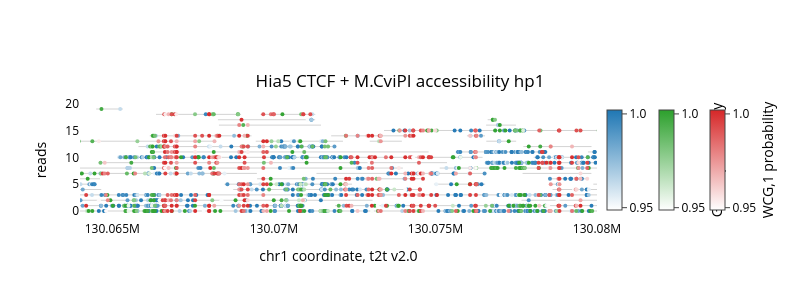
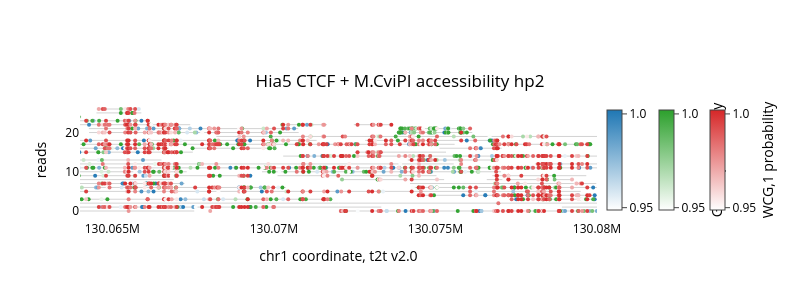

Notebook cell for these charts, in order:
### Code cell
plot_width = 800
# TODO: Does the order of these motifs matter, or can I just reference the top-level motif list?
browser_motifs = ["WCG,1","A,0","GCH,1"]
browser_title = "Hia5 CTCF + M.CviPI accessibility"

for extract_file, haplotype in [
    (config.processed_data_dir / "hp1_chrX_extract" / "reads.combined_basemods.h5", f" hp1"),
    (config.processed_data_dir / "hp2_chrX_extract" / "reads.combined_basemods.h5", f" hp2")
]:
    sort_by = "collapse"
    fig = plot_read_browser.plot_read_browser(
        mod_file_name = extract_file,
        region = f'chrX:{single_read_plot_center-single_read_plot_window_size}-{single_read_plot_center+single_read_plot_window_size}',
        motifs = browser_motifs,
        thresh = 0.95,
        sort_by = sort_by,
        colorscales = single_read_plot_colorscales
    )
    fig.update_layout(
        width=plot_width,# these values are in pixels
        height=300,    
        title={
            'text': browser_title + haplotype,
            'x': 0.5,
            'xanchor': 'center',
            'y': 0.75,  # Adjust the vertical position of the title
            'yanchor': 'top',
            'pad': {'b': 10} 
        },
        xaxis_title='chr1 coordinate, t2t v2.0',
        yaxis_title='reads',
        font=dict(color='black')
    )
    fig.write_image(config.figure_dir / f"{haplotype.strip().replace(' ','_')}_chrX_{single_read_plot_center}_read_browser_width{plot_width}px.new.svg", format="svg", scale=2)
    fig.show()

### Figure 1 — Plotly figure (JSON) as saved in the notebook; plotly's stock layout.template omitted (floating-point values rounded to 4 significant figures; data arrays with more than 128 entries replaced by an {"elided": "..."} marker saying what was removed)
{"data": [{"hoverinfo": "text", "hovertext": "224ae384-27cc-4e2c-9d61-94c60d80c65d", "line": {"color": "lightgrey", "width": 1}, "mode": "lines", "showlegend": false, "type": "scatter", "x": [130055403, 130111124], "y": [0, 0]}, {"hoverinfo": "text", "hovertext": "43ee651c-4c7e-4130-9aff-bde13c4ed8af", "line": {"color": "lightgrey", "width": 1}, "mode": "lines", "showlegend": false, "type": "scatter", "x": [130054113, 130086953], "y": [3, 3]}, {"hoverinfo": "text", "hovertext": "9297bccc-1bcd-47c2-b34d-1f20d1ee4eeb", "line": {"color": "lightgrey", "width": 1}, "mode": "lines", "showlegend": false, "type": "scatter", "x": [130048395, 130070869], "y": [1, 1]}, {"hoverinfo": "text", "hovertext": "489271da-e61c-4810-abd4-c5e74d84e8ec", "line": {"color": "lightgrey", "width": 1}, "mode": "lines", "showlegend": false, "type": "scatter", "x": [130053831, 130073055], "y": [2, 2]}, {"hoverinfo": "text", "hovertext": "655cd133-5ac6-4c6b-aec7-343639d287e9", "line": {"color": "lightgrey", "width": 1}, "mode": "lines", "showlegend": false, "type": "scatter", "x": [130071898, 130090225], "y": [1, 1]}, {"hoverinfo": "text", "hovertext": "bd309330-e186-4c5f-bcb5-9ff9c0958baa", "line": {"color": "lightgrey", "width": 1}, "mode": "lines", "showlegend": false, "type": "scatter", "x": [130065173, 130076459], "y": [10, 10]}, {"hoverinfo": "text", "hovertext": "3b1d9b84-8e74-41ab-a91c-c3ce96c41933", "line": {"color": "lightgrey", "width": 1}, "mode": "lines", "showlegend": false, "type": "scatter", "x": [130064572, 130075359], "y": [9, 9]}, {"hoverinfo": "text", "hovertext": "c6a4bd32-bb7c-49a2-94df-2c53fbb4d619", "line": {"color": "lightgrey", "width": 1}, "mode": "lines", "showlegend": false, "type": "scatter", "x": [130063870, 130073992], "y": [8, 8]}, {"hoverinfo": "text", "hovertext": "c3cbf554-5327-4908-abb9-6966034e6eb0", "line": {"color": "lightgrey", "width": 1}, "mode": "lines", "showlegend": false, "type": "scatter", "x": [130077663, 130087293], "y": [2, 2]}, {"hoverinfo": "text", "hovertext": "802c14be-268c-416b-919f-b4a8c3654591", "line": {"color": "lightgrey", "width": 1}, "mode": "lines", "showlegend": false, "type": "scatter", "x": [130073408, 130082676], "y": [15, 15]}, {"hoverinfo": "text", "hovertext": "efea9208-b49f-46e5-a9c8-5576ae4a8590", "line": {"color": "lightgrey", "width": 1}, "mode": "lines", "showlegend": false, "type": "scatter", "x": [130060388, 130069474], "y": [7, 7]}, {"hoverinfo": "text", "hovertext": "929776df-5815-4ff6-a052-6e43e345f1ef", "line": {"color": "lightgrey", "width": 1}, "mode": "lines", "showlegend": false, "type": "scatter", "x": [130066185, 130074789], "y": [11, 11]}, {"hoverinfo": "text", "hovertext": "0f6da52b-e5ab-4246-ab5f-5a4ef3e9f411", "line": {"color": "lightgrey", "width": 1}, "mode": "lines", "showlegend": false, "type": "scatter", "x": [130065808, 130071895], "y": [12, 12]}, {"hoverinfo": "text", "hovertext": "97f2cd9f-f60c-45b3-b9be-2978e46713c3", "line": {"color": "lightgrey", "width": 1}, "mode": "lines", "showlegend": false, "type": "scatter", "x": [130058793, 130064658], "y": [4, 4]}, {"hoverinfo": "text", "hovertext": "790bf908-5452-44ad-8e95-048fe2a7b05a", "line": {"color": "lightgrey", "width": 1}, "mode": "lines", "showlegend": false, "type": "scatter", "x": [130058772, 130064620], "y": [6, 6]}, {"hoverinfo": "text", "hovertext": "3aff3dc2-667d-44b9-90da-25675eed8355", "line": {"color": "lightgrey", "width": 1}, "mode": "lines", "showlegend": false, "type": "scatter", "x": [130068743, 130074451], "y": [4, 4]}, {"hoverinfo": "text", "hovertext": "5ffa4f11-46e1-4e98-ad67-9467c49b6979", "line": {"color": "lightgrey", "width": 1}, "mode": "lines", "showlegend": false, "type": "scatter", "x": [130058879, 130064420], "y": [5, 5]}, {"hoverinfo": "text", "hovertext": "9ae012af-6dcb-4373-9b6c-5b236fb76ccd", "line": {"color": "lightgrey", "width": 1}, "mode": "lines", "showlegend": false, "type": "scatter", "x": [130071317, 130076520], "y": [7, 7]}, {"hoverinfo": "text", "hovertext": "b2f84402-93f4-41dd-b7c7-1fd1a8733819", "line": {"color": "lightgrey", "width": 1}, "mode": "lines", "showlegend": false, "type": "scatter", "x": [130069482, 130074626], "y": [6, 6]}, {"hoverinfo": "text", "hovertext": "4c510dfd-6072-4c82-a906-450dca4257a8", "line": {"color": "lightgrey", "width": 1}, "mode": "lines", "showlegend": false, "type": "scatter", "x": [130075132, 130080137], "y": [8, 8]}, {"hoverinfo": "text", "hovertext": "3fe315fc-8478-49cb-b619-5db50f1cec2e", "line": {"color": "lightgrey", "width": 1}, "mode": "lines", "showlegend": false, "type": "scatter", "x": [130063780, 130068114], "y": [13, 13]}, {"hoverinfo": "text", "hovertext": "8f4ae022-f7e5-4b30-adaf-5ea07ffbc4c0", "line": {"color": "lightgrey", "width": 1}, "mode": "lines", "showlegend": false, "type": "scatter", "x": [130068472, 130072420], "y": [5, 5]}, {"hoverinfo": "text", "hovertext": "2a01a42b-06fa-4532-80b6-4089317b5a14", "line": {"color": "lightgrey", "width": 1}, "mode": "lines", "showlegend": false, "type": "scatter", "x": [130076550, 130080190], "y": [9, 9]}, {"hoverinfo": "text", "hovertext": "516439f5-854e-4621-bdb9-6f9a208ed5a4", "line": {"color": "lightgrey", "width": 1}, "mode": "lines", "showlegend": false, "type": "scatter", "x": [130068299, 130071458], "y": [16, 16]}, {"hoverinfo": "text", "hovertext": "03441258-b641-4e8e-ae5b-061707b59555", "line": {"color": "lightgrey", "width": 1}, "mode": "lines", "showlegend": false, "type": "scatter", "x": [130066158, 130069307], "y": [14, 14]}, {"hoverinfo": "text", "hovertext": "a77f067b-6908-4112-ac9f-4f0645878b85", "line": {"color": "lightgrey", "width": 1}, "mode": "lines", "showlegend": false, "type": "scatter", "x": [130068268, 130071278], "y": [17, 17]}, {"hoverinfo": "text", "hovertext": "89962829-0ad6-4e93-94e5-8386560662d3", "line": {"color": "lightgrey", "width": 1}, "mode": "lines", "showlegend": false, "type": "scatter", "x": [130075624, 130078476], "y": [11, 11]}, {"hoverinfo": "text", "hovertext": "0545f184-5332-4996-9104-100964848926", "line": {"color": "lightgrey", "width": 1}, "mode": "lines", "showlegend": false, "type": "scatter", "x": [130069438, 130072138], "y": [13, 13]}, {"hoverinfo": "text", "hovertext": "7e37a09b-5435-43a1-a0ba-1b772f6c1460", "line": {"color": "lightgrey", "width": 1}, "mode": "lines", "showlegend": false, "type": "scatter", "x": [130066353, 130068985], "y": [18, 18]}, {"hoverinfo": "text", "hovertext": "36768d6e-114c-49d3-b29a-4c2e664d6cfb", "line": {"color": "lightgrey", "width": 1}, "mode": "lines", "showlegend": false, "type": "scatter", "x": [130071773, 130074402], "y": [14, 14]}, {"hoverinfo": "text", "hovertext": "6ade8789-dacb-4bb8-9f13-046204e9251d", "line": {"color": "lightgrey", "width": 1}, "mode": "lines", "showlegend": false, "type": "scatter", "x": [130078042, 130080450], "y": [10, 10]}, {"hoverinfo": "text", "hovertext": "19fd6445-5ecf-4628-a8ba-b9000b381ad1", "line": {"color": "lightgrey", "width": 1}, "mode": "lines", "showlegend": false, "type": "scatter", "x": [130077697, 130079826], "y": [7, 7]}, {"hoverinfo": "text", "hovertext": "0008489e-9a14-450a-a761-238f9c99fcbb", "line": {"color": "lightgrey", "width": 1}, "mode": "lines", "showlegend": false, "type": "scatter", "x": [130077721, 130079831], "y": [12, 12]}, {"hoverinfo": "text", "hovertext": "2f7f88d0-51cf-4b66-a536-77529a927706", "line": {"color": "lightgrey", "width": 1}, "mode": "lines", "showlegend": false, "type": "scatter", "x": [130078624, 130080687], "y": [4, 4]}, {"hoverinfo": "text", "hovertext": "6c312210-8db5-421c-80cb-3e9303e22392", "line": {"color": "lightgrey", "width": 1}, "mode": "lines", "showlegend": false, "type": "scatter", "x": [130069589, 130071282], "y": [18, 18]}, {"hoverinfo": "text", "hovertext": "685ea9f3-e182-4243-95de-1b5a2b68b7f6", "line": {"color": "lightgrey", "width": 1}, "mode": "lines", "showlegend": false, "type": "scatter", "x": [130074954, 130076539], "y": [5, 5]}, {"hoverinfo": "text", "hovertext": "8cbeef71-2808-4be5-bfe2-01b7ee419281", "line": {"color": "lightgrey", "width": 1}, "mode": "lines", "showlegend": false, "type": "scatter", "x": [130078509, 130079713], "y": [6, 6]}, {"hoverinfo": "text", "hovertext": "04f0c228-beb5-49c7-8c17-341d1ece31d8", "line": {"color": "lightgrey", "width": 1}, "mode": "lines", "showlegend": false, "type": "scatter", "x": [130072968, 130073960], "y": [13, 13]}, {"hoverinfo": "text", "hovertext": "6ab9d1c3-a9f0-45aa-976e-5e74c897cad9", "line": {"color": "lightgrey", "width": 1}, "mode": "lines", "showlegend": false, "type": "scatter", "x": [130076574, 130077499], "y": [13, 13]}, {"hoverinfo": "text", "hovertext": "de018f14-eb6b-414a-8360-555fb99682b8", "line": {"color": "lightgrey", "width": 1}, "mode": "lines", "showlegend": false, "type": "scatter", "x": [130076568, 130077492], "y": [16, 16]}, {"hoverinfo": "text", "hovertext": "5b8eb5a2-ee75-4b9a-8660-73ed41264073", "line": {"color": "lightgrey", "width": 1}, "mode": "lines", "showlegend": false, "type": "scatter", "x": [130064500, 130065328], "y": [19, 19]}, {"hoverinfo": "text", "hovertext": "e9ed2434-a8f1-48b2-8b2f-f7b60bcc1801", "line": {"color": "lightgrey", "width": 1}, "mode": "lines", "showlegend": false, "type": "scatter", "x": [130079720, 130080349], "y": [11, 11]}, {"hoverinfo": "text", "hovertext": "c24880e2-5785-4d4b-80ae-10d7abf7fac9", "line": {"color": "lightgrey", "width": 1}, "mode": "lines", "showlegend": false, "type": "scatter", "x": [130075974, 130076535], "y": [14, 14]}, {"hoverinfo": "text", "hovertext": "b5c589da-45eb-4bd3-bc12-84999dbf0d46", "line": {"color": "lightgrey", "width": 1}, "mode": "lines", "showlegend": false, "type": "scatter", "x": [130078527, 130078886], "y": [5, 5]}, {"hoverinfo": "text", "hovertext": "2e41479e-5312-4db9-b2e7-375414a4c706", "line": {"color": "lightgrey", "width": 1}, "mode": "lines", "showlegend": false, "type": "scatter", "x": [130079886, 130080217], "y": [5, 5]}, {"hoverinfo": "text", "hovertext": "a82c797a-8767-4fa2-a2f2-b6bd2a4a04ba", "line": {"color": "lightgrey", "width": 1}, "mode": "lines", "showlegend": false, "type": "scatter", "x": [130076616, 130076871], "y": [17, 17]}, {"customdata": {"elided": "1130x2 mixed values"}, "hovertemplate": "<b>Read</b>: %{customdata[0]}<br><b>Position</b>: %{x:,}<br><b>Probability</b>: %{customdata[1]:.2f}", "marker": {"cmax": 1, "cmin": 0.95, "color": {"elided": "1130 float values"}, "colorbar": {"thickness": 15, "tickmode": "array", "ticks": "outside", "ticktext": ["0.95", "1.0"], "tickvals": [0.9512, 0.998], "title": {"side": "right", "text": "A,0 probability"}, "x": 1}, "colorscale": [[0, "white"], [1, "#1F77B4"]], "size": 4}, "mode": "markers", "showlegend": false, "type": "scatter", "x": {"elided": "1130 int values"}, "y": {"elided": "1130 int values"}}, {"customdata": {"elided": "484x2 mixed values"}, "hovertemplate": "<b>Read</b>: %{customdata[0]}<br><b>Position</b>: %{x:,}<br><b>Probability</b>: %{customdata[1]:.2f}", "marker": {"cmax": 1, "cmin": 0.95, "color": {"elided": "484 float values"}, "colorbar": {"thickness": 15, "tickmode": "array", "ticks": "outside", "ticktext": ["0.95", "1.0"], "tickvals": [0.9512, 0.998], "title": {"side": "right", "text": "GCH,1 probability"}, "x": 1.1}, "colorscale": [[0, "white"], [1, "#2CA02C"]], "size": 4}, "mode": "markers", "showlegend": false, "type": "scatter", "x": {"elided": "484 int values"}, "y": {"elided": "484 int values"}}, {"customdata": {"elided": "601x2 mixed values"}, "hovertemplate": "<b>Read</b>: %{customdata[0]}<br><b>Position</b>: %{x:,}<br><b>Probability</b>: %{customdata[1]:.2f}", "marker": {"cmax": 1, "cmin": 0.95, "color": {"elided": "601 float values"}, "colorbar": {"thickness": 15, "tickmode": "array", "ticks": "outside", "ticktext": ["0.95", "1.0"], "tickvals": [0.9512, 0.998], "title": {"side": "right", "text": "WCG,1 probability"}, "x": 1.2}, "colorscale": [[0, "white"], [1, "#D62728"]], "size": 4}, "mode": "markers", "showlegend": false, "type": "scatter", "x": {"elided": "601 int values"}, "y": {"elided": "601 int values"}}], "layout": {"barmode": "overlay", "font": {"color": "black"}, "height": 300, "hovermode": "closest", "plot_bgcolor": "rgba(0,0,0,0)", "title": {"pad": {"b": 10}, "text": "Hia5 CTCF + M.CviPI accessibility hp1", "x": 0.5, "xanchor": "center", "y": 0.75, "yanchor": "top"}, "width": 800, "xaxis": {"range": [130064000, 130080000], "title": {"text": "chr1 coordinate, t2t v2.0"}}, "yaxis": {"title": {"text": "reads"}}}}

### Figure 2 — Plotly figure (JSON) as saved in the notebook; plotly's stock layout.template omitted (floating-point values rounded to 4 significant figures; data arrays with more than 128 entries replaced by an {"elided": "..."} marker saying what was removed)
{"data": [{"hoverinfo": "text", "hovertext": "e559693d-2a98-4593-a53a-9e5a2205bd98", "line": {"color": "lightgrey", "width": 1}, "mode": "lines", "showlegend": false, "type": "scatter", "x": [130039433, 130083313], "y": [2, 2]}, {"hoverinfo": "text", "hovertext": "4deb3be3-6678-441f-989b-bf82b74b52cc", "line": {"color": "lightgrey", "width": 1}, "mode": "lines", "showlegend": false, "type": "scatter", "x": [130074417, 130111885], "y": [4, 4]}, {"hoverinfo": "text", "hovertext": "0f5f318f-6580-4314-9482-299aad1d5481", "line": {"color": "lightgrey", "width": 1}, "mode": "lines", "showlegend": false, "type": "scatter", "x": [130049776, 130079495], "y": [5, 5]}, {"hoverinfo": "text", "hovertext": "1d541fe0-2e7d-4e66-b927-facc78dba4ee", "line": {"color": "lightgrey", "width": 1}, "mode": "lines", "showlegend": false, "type": "scatter", "x": [130049084, 130073325], "y": [1, 1]}, {"hoverinfo": "text", "hovertext": "92181d21-aedf-4351-9f14-45a019d3f2ac", "line": {"color": "lightgrey", "width": 1}, "mode": "lines", "showlegend": false, "type": "scatter", "x": [130044009, 130067535], "y": [0, 0]}, {"hoverinfo": "text", "hovertext": "d26ab734-1bff-49be-9c90-a1451b85b4d3", "line": {"color": "lightgrey", "width": 1}, "mode": "lines", "showlegend": false, "type": "scatter", "x": [130072058, 130094603], "y": [0, 0]}, {"hoverinfo": "text", "hovertext": "a03af16d-586b-4c42-89b9-487074273eb9", "line": {"color": "lightgrey", "width": 1}, "mode": "lines", "showlegend": false, "type": "scatter", "x": [130049563, 130071756], "y": [3, 3]}, {"hoverinfo": "text", "hovertext": "ca97622e-a2cb-47b9-9cb4-1ea17f636ccc", "line": {"color": "lightgrey", "width": 1}, "mode": "lines", "showlegend": false, "type": "scatter", "x": [130060499, 130081961], "y": [11, 11]}, {"hoverinfo": "text", "hovertext": "b6cc0764-bd15-44b9-968c-c548448e7845", "line": {"color": "lightgrey", "width": 1}, "mode": "lines", "showlegend": false, "type": "scatter", "x": [130078913, 130098051], "y": [1, 1]}, {"hoverinfo": "text", "hovertext": "7835b3db-a858-420d-8add-06099a073963", "line": {"color": "lightgrey", "width": 1}, "mode": "lines", "showlegend": false, "type": "scatter", "x": [130070288, 130088272], "y": [14, 14]}, {"hoverinfo": "text", "hovertext": "9aa52993-bae6-48ac-a87b-9d62f4812c85", "line": {"color": "lightgrey", "width": 1}, "mode": "lines", "showlegend": false, "type": "scatter", "x": [130068219, 130082551], "y": [19, 19]}, {"hoverinfo": "text", "hovertext": "71408658-a9e7-4f78-a670-cc454c8adc04", "line": {"color": "lightgrey", "width": 1}, "mode": "lines", "showlegend": false, "type": "scatter", "x": [130077346, 130090809], "y": [3, 3]}, {"hoverinfo": "text", "hovertext": "38095a4a-0b2a-4488-a21a-d987ef675f26", "line": {"color": "lightgrey", "width": 1}, "mode": "lines", "showlegend": false, "type": "scatter", "x": [130062883, 130075565], "y": [12, 12]}, {"hoverinfo": "text", "hovertext": "461b93e2-6455-47cb-9106-528a9a8fa088", "line": {"color": "lightgrey", "width": 1}, "mode": "lines", "showlegend": false, "type": "scatter", "x": [130063382, 130075595], "y": [17, 17]}, {"hoverinfo": "text", "hovertext": "13a8e2a9-fe27-4333-a755-42193cc4fc99", "line": {"color": "lightgrey", "width": 1}, "mode": "lines", "showlegend": false, "type": "scatter", "x": [130058358, 130070368], "y": [6, 6]}, {"hoverinfo": "text", "hovertext": "69c2301c-438f-4712-84bf-f59355775635", "line": {"color": "lightgrey", "width": 1}, "mode": "lines", "showlegend": false, "type": "scatter", "x": [130055535, 130067303], "y": [10, 10]}, {"hoverinfo": "text", "hovertext": "2fe64f26-5bb4-4ec8-a362-cd45c8825e66", "line": {"color": "lightgrey", "width": 1}, "mode": "lines", "showlegend": false, "type": "scatter", "x": [130055509, 130067236], "y": [7, 7]}, {"hoverinfo": "text", "hovertext": "583f9309-4302-4f53-a0fd-00fac729b1e0", "line": {"color": "lightgrey", "width": 1}, "mode": "lines", "showlegend": false, "type": "scatter", "x": [130058087, 130069341], "y": [9, 9]}, {"hoverinfo": "text", "hovertext": "f2917bfc-337b-435a-a63f-c9207c8d6fe2", "line": {"color": "lightgrey", "width": 1}, "mode": "lines", "showlegend": false, "type": "scatter", "x": [130061182, 130071323], "y": [18, 18]}, {"hoverinfo": "text", "hovertext": "2b53fb4f-d521-4709-8694-9c75c88c4958", "line": {"color": "lightgrey", "width": 1}, "mode": "lines", "showlegend": false, "type": "scatter", "x": [130057502, 130066904], "y": [8, 8]}, {"hoverinfo": "text", "hovertext": "52fab228-500f-4542-9279-4ce4d4cbd520", "line": {"color": "lightgrey", "width": 1}, "mode": "lines", "showlegend": false, "type": "scatter", "x": [130058158, 130067493], "y": [15, 15]}, {"hoverinfo": "text", "hovertext": "626771d7-6af5-40d9-b553-fe3c4783f3f8", "line": {"color": "lightgrey", "width": 1}, "mode": "lines", "showlegend": false, "type": "scatter", "x": [130074262, 130083270], "y": [6, 6]}, {"hoverinfo": "text", "hovertext": "26784a24-2070-4a7d-9d6a-e677095318a2", "line": {"color": "lightgrey", "width": 1}, "mode": "lines", "showlegend": false, "type": "scatter", "x": [130058219, 130066522], "y": [13, 13]}, {"hoverinfo": "text", "hovertext": "5bc8762d-8b1f-4acb-bdbd-09540a387c62", "line": {"color": "lightgrey", "width": 1}, "mode": "lines", "showlegend": false, "type": "scatter", "x": [130069632, 130077032], "y": [10, 10]}, {"hoverinfo": "text", "hovertext": "e0dc4663-9ceb-4f4e-9d00-6475286f8df9", "line": {"color": "lightgrey", "width": 1}, "mode": "lines", "showlegend": false, "type": "scatter", "x": [130064281, 130070768], "y": [20, 20]}, {"hoverinfo": "text", "hovertext": "693c4321-94e8-43ca-82cf-de5b53b653fd", "line": {"color": "lightgrey", "width": 1}, "mode": "lines", "showlegend": false, "type": "scatter", "x": [130064275, 130070753], "y": [21, 21]}, {"hoverinfo": "text", "hovertext": "cda75c24-b8f1-4cd0-8951-3a4acb5d987b", "line": {"color": "lightgrey", "width": 1}, "mode": "lines", "showlegend": false, "type": "scatter", "x": [130060304, 130066744], "y": [16, 16]}, {"hoverinfo": "text", "hovertext": "78b7a6be-aa64-46d7-8c54-9c674404f807", "line": {"color": "lightgrey", "width": 1}, "mode": "lines", "showlegend": false, "type": "scatter", "x": [130074214, 130079979], "y": [7, 7]}, {"hoverinfo": "text", "hovertext": "16dd34c7-a63d-42a1-8385-8c25f802851a", "line": {"color": "lightgrey", "width": 1}, "mode": "lines", "showlegend": false, "type": "scatter", "x": [130078078, 130083447], "y": [12, 12]}, {"hoverinfo": "text", "hovertext": "61ffaa11-551e-433d-bcc2-eb7c85d150f2", "line": {"color": "lightgrey", "width": 1}, "mode": "lines", "showlegend": false, "type": "scatter", "x": [130070113, 130075032], "y": [9, 9]}, {"hoverinfo": "text", "hovertext": "c7a09cd1-62da-4511-933a-9583b3f3aee3", "line": {"color": "lightgrey", "width": 1}, "mode": "lines", "showlegend": false, "type": "scatter", "x": [130072826, 130076945], "y": [18, 18]}, {"hoverinfo": "text", "hovertext": "b893c634-d197-414a-a2f8-b8229cc59db6", "line": {"color": "lightgrey", "width": 1}, "mode": "lines", "showlegend": false, "type": "scatter", "x": [130063715, 130067411], "y": [22, 22]}, {"hoverinfo": "text", "hovertext": "7ae67cd6-0efe-4c7a-ae75-2c50ffa9be63", "line": {"color": "lightgrey", "width": 1}, "mode": "lines", "showlegend": false, "type": "scatter", "x": [130072041, 130075269], "y": [8, 8]}, {"hoverinfo": "text", "hovertext": "540711d3-7541-495b-a5ea-095110d4427d", "line": {"color": "lightgrey", "width": 1}, "mode": "lines", "showlegend": false, "type": "scatter", "x": [130076723, 130079817], "y": [17, 17]}, {"hoverinfo": "text", "hovertext": "b79abc97-6716-48b2-b3b1-8784d55fe033", "line": {"color": "lightgrey", "width": 1}, "mode": "lines", "showlegend": false, "type": "scatter", "x": [130063009, 130066093], "y": [23, 23]}, {"hoverinfo": "text", "hovertext": "f9bd757b-f4f1-4689-8ea7-c1e92d094130", "line": {"color": "lightgrey", "width": 1}, "mode": "lines", "showlegend": false, "type": "scatter", "x": [130076761, 130079669], "y": [9, 9]}, {"hoverinfo": "text", "hovertext": "f5a684f0-2152-4596-b3e4-5585724ceee1", "line": {"color": "lightgrey", "width": 1}, "mode": "lines", "showlegend": false, "type": "scatter", "x": [130072509, 130075328], "y": [15, 15]}, {"hoverinfo": "text", "hovertext": "a45d0677-3b64-411f-a5f9-29a52423fcf5", "line": {"color": "lightgrey", "width": 1}, "mode": "lines", "showlegend": false, "type": "scatter", "x": [130074146, 130076965], "y": [13, 13]}, {"hoverinfo": "text", "hovertext": "c6ce4df8-31b4-419a-a677-39cd3ea122fe", "line": {"color": "lightgrey", "width": 1}, "mode": "lines", "showlegend": false, "type": "scatter", "x": [130076589, 130079229], "y": [8, 8]}, {"hoverinfo": "text", "hovertext": "a67d77a9-16ea-4915-aab1-838fa2db9a25", "line": {"color": "lightgrey", "width": 1}, "mode": "lines", "showlegend": false, "type": "scatter", "x": [130067473, 130070074], "y": [16, 16]}, {"hoverinfo": "text", "hovertext": "43458eef-120f-401d-9095-dbabd0d8d472", "line": {"color": "lightgrey", "width": 1}, "mode": "lines", "showlegend": false, "type": "scatter", "x": [130073852, 130076140], "y": [20, 20]}, {"hoverinfo": "text", "hovertext": "8cea23aa-a404-44cf-bea6-9952534bc2b6", "line": {"color": "lightgrey", "width": 1}, "mode": "lines", "showlegend": false, "type": "scatter", "x": [130073854, 130076122], "y": [21, 21]}, {"hoverinfo": "text", "hovertext": "5d469b5e-6230-475c-bd2b-e58099697070", "line": {"color": "lightgrey", "width": 1}, "mode": "lines", "showlegend": false, "type": "scatter", "x": [130062059, 130064038], "y": [24, 24]}, {"hoverinfo": "text", "hovertext": "e14c1305-ded5-4ece-91fd-798dbf96aa49", "line": {"color": "lightgrey", "width": 1}, "mode": "lines", "showlegend": false, "type": "scatter", "x": [130075124, 130077051], "y": [16, 16]}, {"hoverinfo": "text", "hovertext": "74acd69d-fd94-4508-9eb2-9ed93ab82c2b", "line": {"color": "lightgrey", "width": 1}, "mode": "lines", "showlegend": false, "type": "scatter", "x": [130070246, 130071645], "y": [22, 22]}, {"hoverinfo": "text", "hovertext": "7b47adce-b663-4522-9f1f-9a6ed57d955f", "line": {"color": "lightgrey", "width": 1}, "mode": "lines", "showlegend": false, "type": "scatter", "x": [130064508, 130065899], "y": [25, 25]}, {"hoverinfo": "text", "hovertext": "af8d5aad-2638-44dc-8b6c-ec65b17e24d6", "line": {"color": "lightgrey", "width": 1}, "mode": "lines", "showlegend": false, "type": "scatter", "x": [130064518, 130065861], "y": [26, 26]}, {"hoverinfo": "text", "hovertext": "c6c2ba8e-816f-496c-b6c2-1e94973b26d1", "line": {"color": "lightgrey", "width": 1}, "mode": "lines", "showlegend": false, "type": "scatter", "x": [130072474, 130073691], "y": [22, 22]}, {"customdata": {"elided": "417x2 mixed values"}, "hovertemplate": "<b>Read</b>: %{customdata[0]}<br><b>Position</b>: %{x:,}<br><b>Probability</b>: %{customdata[1]:.2f}", "marker": {"cmax": 1, "cmin": 0.95, "color": {"elided": "417 float values"}, "colorbar": {"thickness": 15, "tickmode": "array", "ticks": "outside", "ticktext": ["0.95", "1.0"], "tickvals": [0.9512, 0.998], "title": {"side": "right", "text": "A,0 probability"}, "x": 1}, "colorscale": [[0, "white"], [1, "#1F77B4"]], "size": 4}, "mode": "markers", "showlegend": false, "type": "scatter", "x": {"elided": "417 int values"}, "y": {"elided": "417 int values"}}, {"customdata": {"elided": "579x2 mixed values"}, "hovertemplate": "<b>Read</b>: %{customdata[0]}<br><b>Position</b>: %{x:,}<br><b>Probability</b>: %{customdata[1]:.2f}", "marker": {"cmax": 1, "cmin": 0.95, "color": {"elided": "579 float values"}, "colorbar": {"thickness": 15, "tickmode": "array", "ticks": "outside", "ticktext": ["0.95", "1.0"], "tickvals": [0.9512, 0.998], "title": {"side": "right", "text": "GCH,1 probability"}, "x": 1.1}, "colorscale": [[0, "white"], [1, "#2CA02C"]], "size": 4}, "mode": "markers", "showlegend": false, "type": "scatter", "x": {"elided": "579 int values"}, "y": {"elided": "579 int values"}}, {"customdata": {"elided": "1532x2 mixed values"}, "hovertemplate": "<b>Read</b>: %{customdata[0]}<br><b>Position</b>: %{x:,}<br><b>Probability</b>: %{customdata[1]:.2f}", "marker": {"cmax": 1, "cmin": 0.95, "color": {"elided": "1532 float values"}, "colorbar": {"thickness": 15, "tickmode": "array", "ticks": "outside", "ticktext": ["0.95", "1.0"], "tickvals": [0.9512, 0.998], "title": {"side": "right", "text": "WCG,1 probability"}, "x": 1.2}, "colorscale": [[0, "white"], [1, "#D62728"]], "size": 4}, "mode": "markers", "showlegend": false, "type": "scatter", "x": {"elided": "1532 int values"}, "y": {"elided": "1532 int values"}}], "layout": {"barmode": "overlay", "font": {"color": "black"}, "height": 300, "hovermode": "closest", "plot_bgcolor": "rgba(0,0,0,0)", "title": {"pad": {"b": 10}, "text": "Hia5 CTCF + M.CviPI accessibility hp2", "x": 0.5, "xanchor": "center", "y": 0.75, "yanchor": "top"}, "width": 800, "xaxis": {"range": [130064000, 130080000], "title": {"text": "chr1 coordinate, t2t v2.0"}}, "yaxis": {"title": {"text": "reads"}}}}
